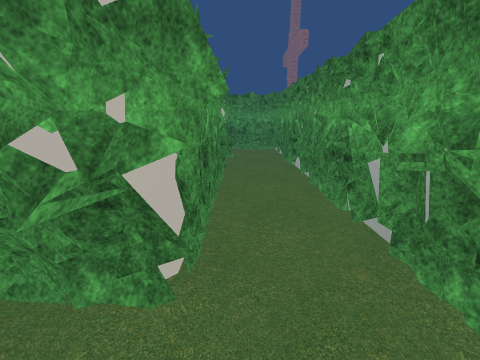
View 1 (above)

19 first-person views from a walk through a scene from a Unity 3-D project. The camera is 1.2 m above the floor, tilts 14° down and sees 90° across. The floor is counted in squares, 0.5 m on a side. Each view is taken from the middle of a square. On the plan, view 1 faces up. The plan holds only what a view shows up to about 17 squares ahead; the rest is blank. The place goes on beyond the plan. Some surface patterns are stand-ins.

View 2
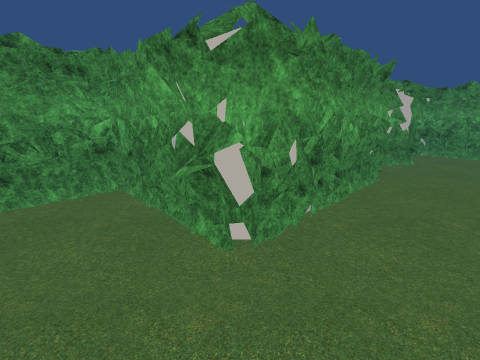

View 3
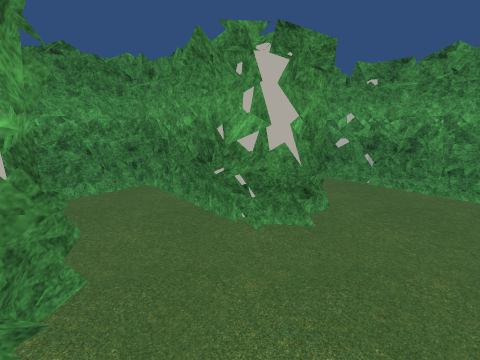

View 4
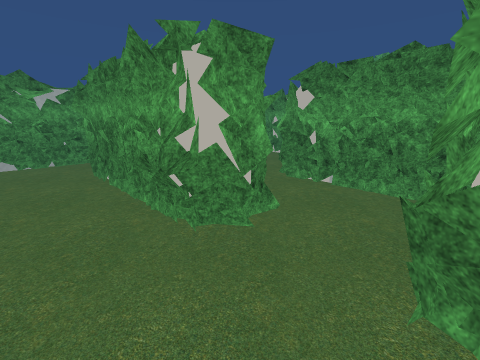

View 5
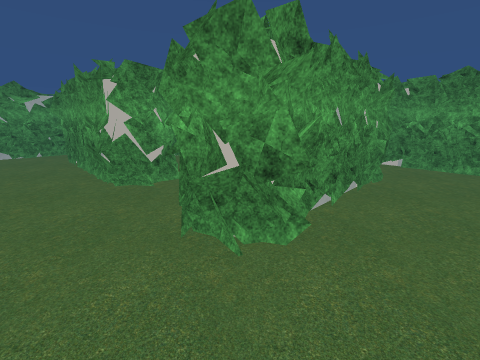

View 6
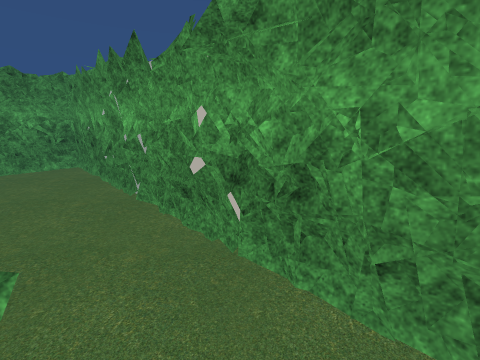

View 7
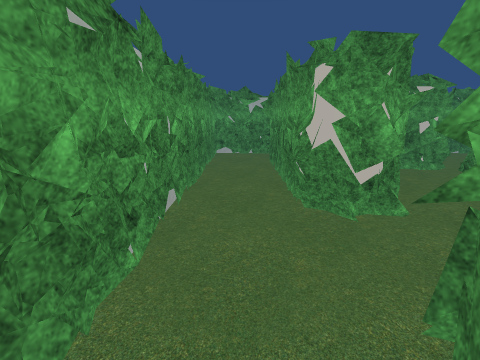

View 8
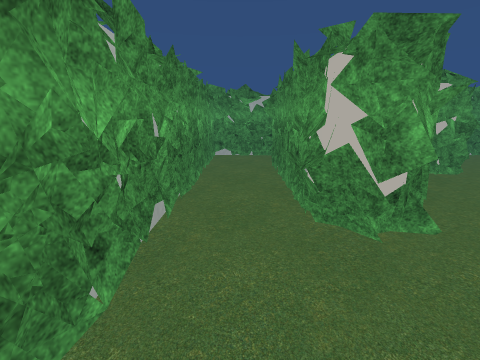

View 9
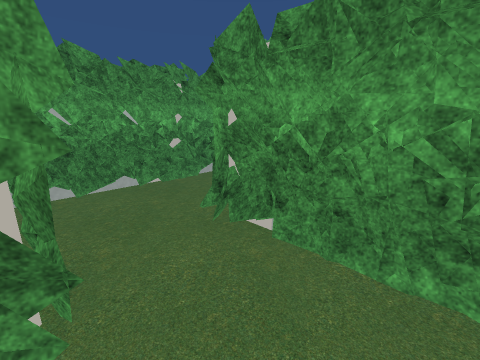

View 10
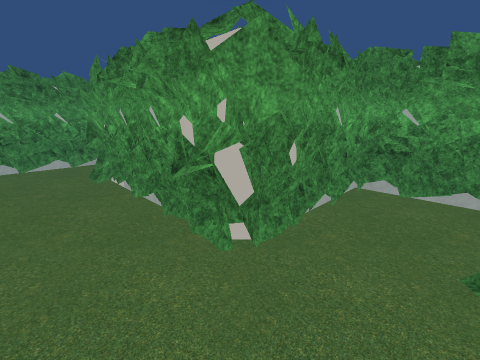

View 11
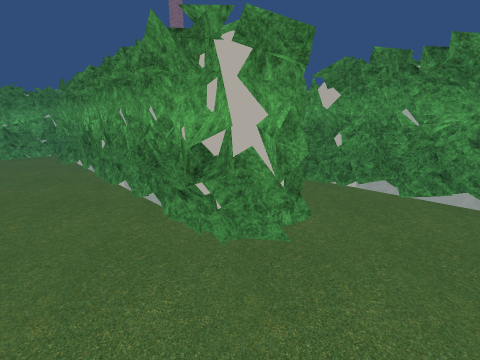

View 12
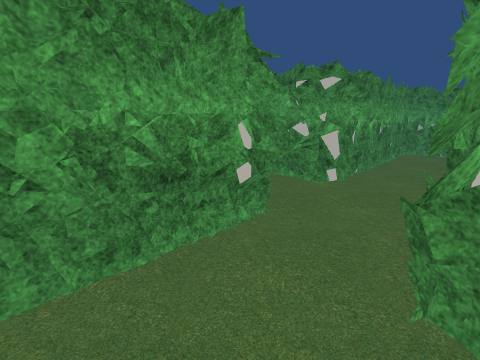

View 13
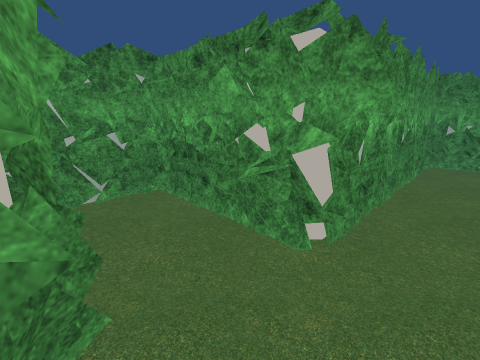

View 14
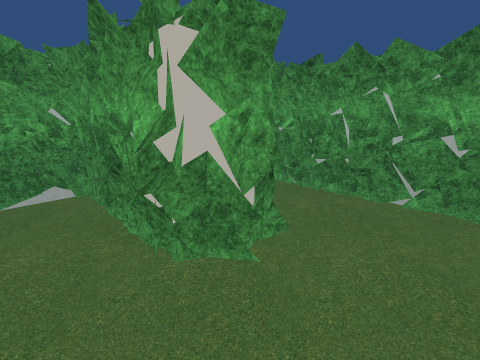

View 15
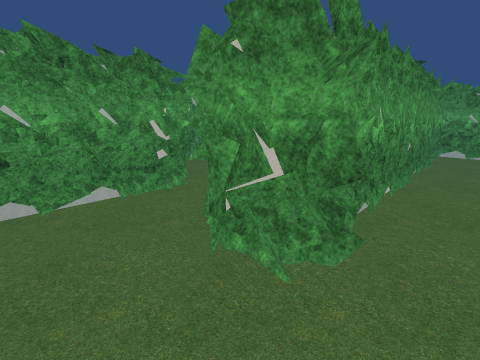

View 16
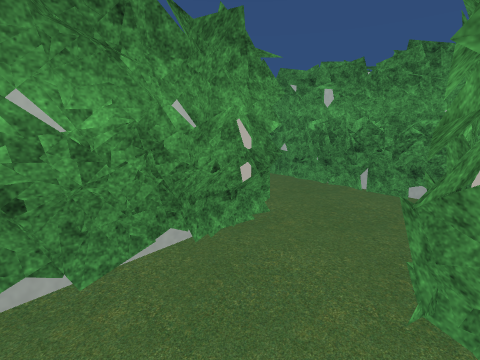

View 17
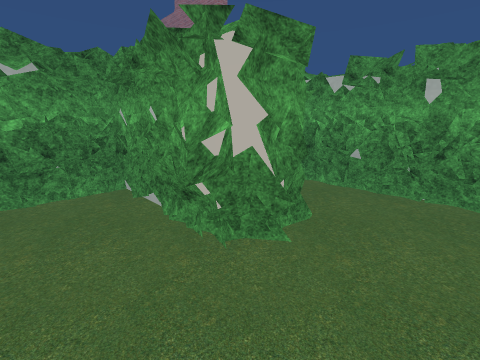

View 18
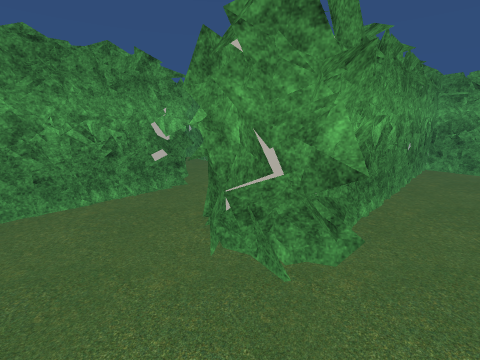

View 19
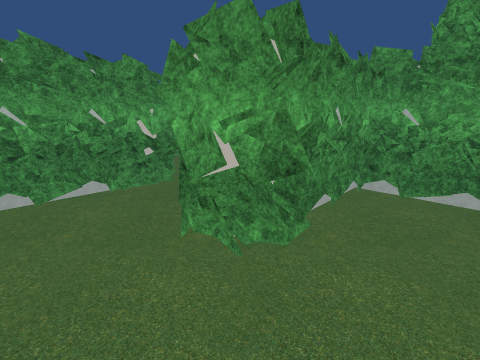

### Floor plan
Key: @ floor where view 1 was taken; # wall or solid block; . floor; O other object.
Columns run from 25 left of view 1 to 3 right of it. Each row starts with its distance up from view 1.
 39                   ###
 38                   #..
 37                   #..
 36                   #..
 35                   O..
 34                   O..
 33       #####  #### #..
 32       #.........###..
 31       #.........###..
 30       #....O....###..
 29       #...OOO..OO #O..#
 28       #..OO OO.OOOOO..#
 27       #..O###O..OOO...#
 26       #...###....O....#
 25       #...###.........#
 24       #...###.........#
 23       #...# ###########
 22       #...O  #########
 21 #######...OO###########OO####
 20 #.........###...............#
 19 #.........###...............#
 18 #....O....###.........OO....#
 17 #...OOO..OO #O..######OOO...#
 16 #..OOOOO.OOOOO..# #### OOO..#
 15 #..O###O..OOO...#######OO...#
 14 #...###....O....###...OO....#
 13  ...###.........###.........#
 12  ...###.........###....O....#
 11  ####O####OO#######...OOO...#
 10       O           #..OOOOO..#
  9                   #..   #O..#
  8                  ....   #...#
  7                 ....    #...#
  6                ....     #...#
  5               ..###     #...#
  4               ..  #     #...#
  3              ..   #######...#
  2              .    #.........#
  1                   #.........#
  0                   #......@..#
 -1          ##            ######

Positions as (right, up) in squares from view 1, and headings:
1: (0, 0), facing up
2: (2, 0), facing up-left
3: (2, 11), facing up-left
4: (2, 15), facing down-left
5: (2, 20), facing down-left
6: (2, 18), facing up-left
7: (1, 17), facing down
8: (1, 16), facing down
9: (-9, 20), facing down-left
10: (-12, 20), facing down-right
11: (-18, 12), facing up-right
12: (-15, 12), facing up-left
13: (-17, 17), facing up-left
14: (-17, 20), facing down-left
15: (-17, 32), facing down-right
16: (-13, 32), facing down-right
17: (-12, 24), facing up-right
18: (-5, 24), facing up-left
19: (-24, 20), facing down-right
